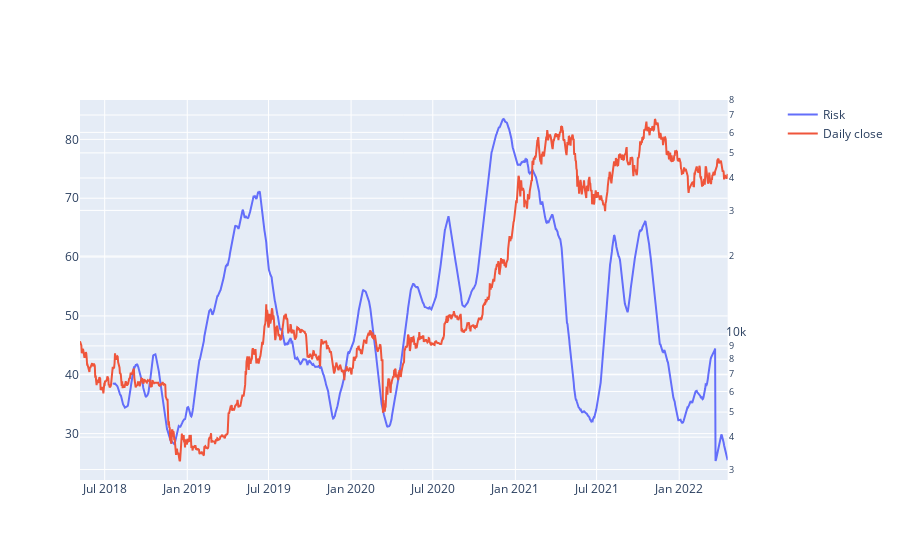

The notebook cell this image was saved under:
### Code cell
risk["risk"]=(risk["RSI-sma"]+risk["sma"])/2
risk
fig = make_subplots(specs=[[{"secondary_y": True}]])
fig.add_trace(go.Line(x=risk['date'],y=risk['risk'],name="Risk"),secondary_y=False)
fig.add_trace(go.Line(x=risk['date'],y=risk['Close'],name="Daily close"),secondary_y=True)
fig.update_yaxes(type="log",secondary_y=True)
fig.show()

### Figure 1 — Plotly figure (JSON) as saved in the notebook; plotly's stock layout.template omitted (floating-point values rounded to 4 significant figures; data arrays with more than 128 entries replaced by an {"elided": "..."} marker saying what was removed)
{"data": [{"name": "Risk", "type": "scatter", "x": {"elided": "1444 str values"}, "xaxis": "x", "y": {"elided": "1444 float values"}, "yaxis": "y"}, {"name": "Daily close", "type": "scatter", "x": {"elided": "1444 str values"}, "xaxis": "x", "y": {"elided": "1444 float values"}, "yaxis": "y2"}], "layout": {"xaxis": {"anchor": "y", "domain": [0, 0.94]}, "yaxis": {"anchor": "x", "domain": [0, 1]}, "yaxis2": {"anchor": "x", "overlaying": "y", "side": "right", "type": "log"}}}
